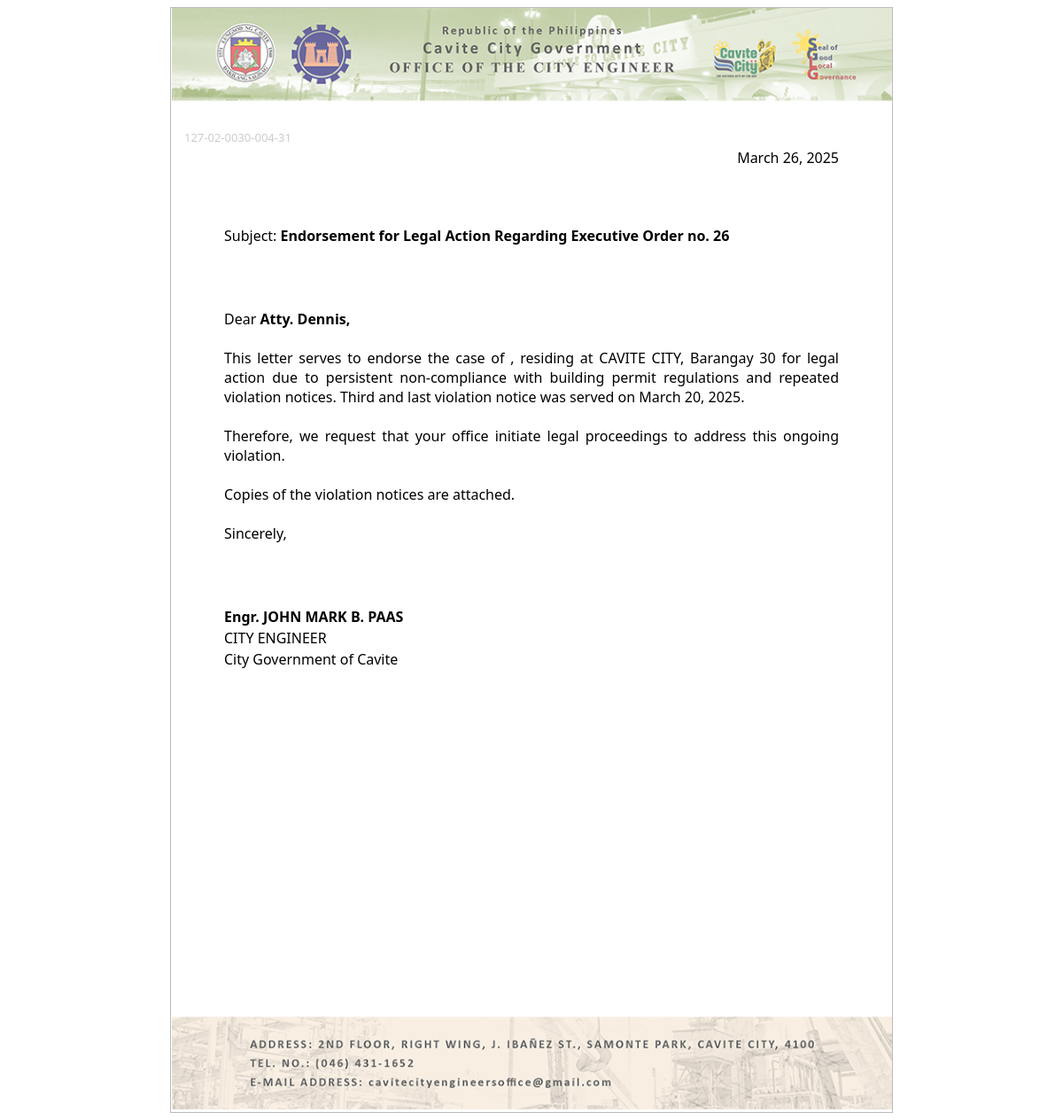
Page /print_pending_notice/1719 (signed in) on the committed database.
### ONS/models.py (models this page shows, shortened)
class building_record(models.Model):
    BRGY_CHOICES = (
        ('1','1 (HEN. M. ALVAREZ)'),
        ('2','2 (C. TIRONA)'),
        ('3','3 (HEN. E. AGUINALDO)'),
        ('4','4 (HEN. M. TRIAS)'),
        ('5','5 (HEN. E. EVANGELISTA)'),
        ('6','6 (DIEGO SILANG)'),
        ('7','7 (KAPITAN KONG)'),
        ('8','8 (MANUEL S. ROJAS)'),
        ('9','9 (KANAWAY)'),
        ('10','10 (KINGFISHER)'),
        ('10A','10-A (KINGFISHER-A)'),
        ('10B','10-B (KINGFISHER-B)'),
        ('11','11 (LAWIN)'),
        ('12','12 (LOVE BIRD)'),
        ('13','13 (AGUILA)'),
        ('14','14 (LORO)'),
        ('15','15 (KILYAWAN)'),
        ('16','16 (MARTINES)'),
        ('17','17 (KALAPATI)'),
        ('18','18 (MAYA)'),
        ('19','19 (GEMINI)'),
        ('20','20 (VIRGO)'),
        ('21','21 (SCORPIO)'),
        ('22','22 (LEO)'),
        ('22A','22-A (LEO A)'),
        ('23','23 (AQUARIUS)'),
        ('24','24 (LIBRA)'),
        ('25','25 (CAPRICORN)'),
        ('26','26 (CANCER)'),
        ('27','27 (SAGITARIUS)'),
        ('28','28 (TAURUS)'),
        ('29','29 (LAO-LAO)'),
        ('29A','29-A (LAO-LAO A)'),
        ('30','30 (BID-BID)'),
        ('31','31 (MAYA-MAYA)'),
        ('32','32 (SALAY-SALAY)'),
        ('33','33 (BUWAN-BUWAN)'),
        ('34','34 (LAPU-LAPU)'),
        ('35','35 (HASA-HASA)'),
        ('36','36 (SAP-SAP)'),
        ('36A','36-A (SAP-SAP A)'),
        ('37','37 (CADENA DE AMOR)'),
        ('37A','37-A (CADENA DE AMOR A)'),
        ('38','38 (SAMPAGUITA)'),
        ('38A','38-A (SAMPAGUITA A)'),
        ('39','39 (JASMIN)'),
        ('40','40 (GUMAMELA)'),
        ('41','41 (ROSAL)'),
        ('42','42 (PINAGBUKLOD)'),
        ('42A','42-A (PINAGBUKLOD A)'),
        ('42B','42-B (PINAGBUKLOD B)'),
        ('42C','42-C (PINAGBUKLOD C)'),
        ('43','43 (PINAGPALA)'),
        ('44','44 (MALIGAYA)'),
        ('45','45 (KAUNLARAN)'),
        ('45A','45-A (KAUNLARAN A)'),
        ('46','46 (SINAGTALA)'),
        ('47','47 (PAGKAKAISA)'),
        ('47A','47-A (PAGKAKAISA A)'),
        ('47B','47-B (PAGKAKAISA B)'),
        ('48','48 (NARRA)'),
        ('48A','48-A (NARRA A)'),
        ('49','49 (AKASYA)'),
        ('49A','49-A (AKASYA A)'),
        ('50','50 (KABALYERO)'),
        ('51','51 (KAMAGONG)'),
        ('52','52 (IPIL)'),
        ('53','53 (YAKAL)'),
        ('53A','53-A (YAKAL A)'),
        ('53B','53-B (YAKAL B)'),
        ('54','54 (PECHAY)'),
        ('54A','54-A (PECHAY A)'),
        ('55','55 (AMPALAYA)'),
        ('56','56 (LABANOS)'),
        ('57','57 (REPOLYO)'),
        ('58','58 (PATOLA)'),
        ('58A','58-A (PATOLA A)'),
        ('59','59 (SITAW)'),
        ('60','60 (LETSUGAS)'),
        ('61','61 (TALONG)'),
        ('61A','61-A (TALONG A)'),
        ('062','62 (KANGKONG)'),
        ('62A','62-A (KANGKONG A)'),
        ('62B','62-B (KANGKONG B)')
    )
    DISTRICT = (
        ('1', '(1) DALAHICAN/STA. CRUZ'), # first element in tuple will be saved in database, 2nd is in form for user to view
        ('2', '(2) CARIDAD'),
        ('3', '(3) SAN ANTONIO'),
        ('4', '(4) SAN ROQUE')
    )
    STATUS = (
        ('COMPLIED', 'COMPLIED'), # first element in tuple will be saved in database, 2nd is in form for user to view
        ('LOT OWNER CONSENT', 'LOT OWNER CONSENT'),
        ('NONCOMPLIANT', 'NONCOMPLIANT'),
        ('PROCESSING', 'PROCESSING'),
        ('REASSESSMENT', 'REASSESSMENT')
    )
    created_at = models.DateTimeField(auto_now_add=True, null=True)
    created_by = models.ForeignKey(User, on_delete=models.CASCADE, related_name='building_records', null=True, blank=True)
    cavite_pin = models.CharField(max_length=3, blank=False, null=False, default=127)
    district_pin = models.CharField(max_length=2, choices=DISTRICT)
    brgy_pin = models.CharField(max_length=4, choices=BRGY_CHOICES)
    section_pin = models.CharField(max_length=3, blank=False, null=False)
    lot_pin = models.CharField(max_length=2, blank=False, null=False)
    building_pin = models.CharField(max_length=4, blank=True, null=True)
    pin_number = models.CharField(max_length=23, blank=True, null=True)
    lot_owner = models.CharField(max_length=350, blank=True, null=True)
    building_owner = models.CharField(max_length=350, blank=True, null=True)
    address = models.CharField(max_length=150, blank=True, null=True)
    contact_number = models.CharField(max_length=11, blank=True, null=True)
    occupancy_permit = models.CharField(max_length=25, blank=True, null=True)
    electrical_permit = models.CharField(max_length=25, blank=True, null=True)
    first_notice_date = models.DateField(null=True, blank=True)
    status = models.CharField(max_length=50, blank=True, choices=STATUS)
    comment =   models.CharField(max_length=50, blank=True, null=True)
    second_notice_date = models.DateField(null=True, blank=True)
    second_status = models.CharField(null=True,max_length=50, blank=True, choices=STATUS)
    second_comment =   models.CharField(max_length=50, blank=True, null=True)
    third_notice_date = models.DateField(null=True, blank=True)
    third_status = models.CharField(null=True,max_length=50, blank=True, choices=STATUS)
    third_comment =   models.CharField(max_length=50, blank=True, null=True)
    for_legal_notice_date = models.DateField(null=True, blank=True)
    for_legal_status = models.CharField(null=True,max_length=50, blank=True, choices=STATUS)
    for_legal_comment =   models.CharField(max_length=50, blank=True, null=True)
    final_status = models.CharField(max_length=23, blank=True, null=True)
    first_notice_print_history = models.CharField(max_length=50, blank=True, null=True)
    second_notice_print_history = models.CharField(max_length=50, blank=True, null=True)
    second_notice_print_date = models.DateField(null=True, blank=True)
    third_notice_print_history = models.CharField(max_length=50, blank=True, null=True)
    third_notice_print_date = models.DateField(null=True, blank=True)
    for_legal_notice_print_history = models.CharField(max_length=50, blank=True, null=True)
    for_legal_notice_print_date = models.DateField(null=True, blank=True)
    date_complied =  models.DateField(null=True, blank=True)
    date_final_status = models.DateField(null=True, blank=True)
    history = HistoricalRecords()

class Signatories(models.Model):
    signatory = models.CharField(max_length=50, blank=True)
    position = models.CharField(max_length=50, blank=True)

### ONS/views.py (the view)
# urls.py: path('print_pending_notice/<int:pk>', views.print_pending_notice, name='print_pending_notice'),
def print_pending_notice(request, pk):
    if not request.user.is_authenticated:
        messages.warning(request, "You must be logged in to view the page.")
        return redirect('login_page')
    compare_date = datetime.strptime("3/25/2025", "%m/%d/%Y").date()
    today = timezone.localtime(timezone.now()).date()
    record = building_record.objects.get(id=pk)
    signatory = Signatories.objects.all()
    request.session['pin_number'] = record.pin_number
    print(record.pin_number)
    context = {
        'record': record,
        'today': today,
        'signatory': signatory,
        'compare_date': compare_date,
    }
    return render(request, 'print_pending_notice.html', context)

### ONS/context_processors.py (called while the page is built)
def global_no_of_notice(request):
    if request.user.is_authenticated:
        today = timezone.localtime(timezone.now()).date()
        no_of_notice = building_record.objects.filter(
            (Q(second_status="NONCOMPLIANT") & Q(second_notice_date=today) & Q(second_notice_print_history="")) |
            (Q(third_status="NONCOMPLIANT") & Q(third_notice_date=today) & Q(third_notice_print_history="")) |
            (Q(for_legal_status="NONCOMPLIANT") & Q(for_legal_notice_date=today) & Q(for_legal_notice_print_history=""))
        ).count()
    else:
        no_of_notice = 0
    return {'no_of_notice': no_of_notice}

def global_no_of_pending_notice(request):
    if request.user.is_authenticated:
        today = timezone.localtime(timezone.now()).date()
        compare_date = datetime.strptime("3/25/2025", "%m/%d/%Y").date()
        no_of_pending_notice = building_record.objects.filter(
        (Q(second_notice_date__gte=compare_date) & Q(second_notice_date__lt=today) & Q(second_status="NONCOMPLIANT") & Q(second_notice_print_history="")) |
        (Q(third_notice_date__gte=compare_date) & Q(third_notice_date__lt=today) & Q(third_status="NONCOMPLIANT") & Q(third_notice_print_history="")) |
        (Q(for_legal_notice_date__gte=compare_date) & Q(for_legal_notice_date__lt=today) & Q(for_legal_status="NONCOMPLIANT") & Q(for_legal_notice_print_history=""))
        ).count()
    else:
        no_of_pending_notice = 0
    return {'no_of_pending_notice': no_of_pending_notice}

### ONS/templates/print_pending_notice.html (shortened to what this page needs)
{% load static %}
<!DOCTYPE html>
<html lang="en">
<head>
</head>
{% if record.for_legal_notice_date >= compare_date and record.for_legal_notice_date < today and record.for_legal_notice_print_history == ""  %}
    <div class="container">
        <div class="image-wrapper" style="margin-bottom: -30px;">
            <img src="{% static 'ONS/header & footer1.png' %}" alt="CEO Image" style="width: 8.4650in; height: auto; margin-right: -1px;" />
        </div>
        <div class="content">
            <body>
                <div style="padding: 60px; text-align: right;">
                    {{ record.for_legal_notice_date }}
                </div>
                <div style="padding: 60px; margin-top: -70px;">
                    <p>
                    Subject: <strong>Endorsement for Legal Action Regarding Executive Order no. 26</strong>
                    </p>
                </div>
                <div style="padding: 60px; margin-top: -80px;">
                    <p>
                    Dear <strong>Atty. Dennis,</strong>
                    </p>
                </div>
                <div style="padding: 60px; margin-top: -130px; text-align: justify;">
                    <p>
                        This letter serves to endorse the case of {{ record.building_owner }}, residing at {{ record.address }}, Barangay {{ record.brgy_pin }}
                        for legal action due to persistent non-compliance with building permit regulations and repeated violation notices.
                        Third and last violation notice was served on {{ record.third_notice_date }}.
                    </p>
                </div>
                <div style="padding: 60px; margin-top: -130px; text-align: justify;">
                    <p>
                        Therefore, we request that your office initiate legal proceedings to address this ongoing violation.
                    </p>
                </div>
                <div style="padding: 60px; margin-top: -130px; text-align: justify;">
                    <p>
                        Copies of the violation notices are attached.
                    </p>
                </div>
                <div style="padding: 60px; margin-top: -130px; text-align: justify;">
                    <p>
                        Sincerely,
                    </p>
                </div>
                <div style="padding: 60px; margin-top: -80px; text-align: justify;">
                    <p>
                            <strong> Engr.
                                {% for signatory in signatory %}
                                    {{ signatory.signatory }}
                                {% endfor %}
                            </strong>
                    </p>
                </div>
                <div style="padding: 60px; margin-top: -150px; text-align: justify;">
                    <p>
                        {% for signatory in signatory %}
                            {{ signatory.position }}
                        {% endfor %}
                    </p>
                </div>
                <div style="padding: 60px; margin-top: -150px; text-align: justify;">
                    <p>
                        City Government of Cavite
                    </p>
                </div>
                <p class="small-font pin-container" style="text-align: left; opacity: 0.2; margin-left: 15px; margin-top: -685px;">
                    {{ record.pin_number }}
                </p>
            </body>
        </div>
    </div>
{% endif %}
</html>

### ONS/templates/print_pending_notice.html (style rules this page uses)
.container { width: 8.5in; height: 13in; border: 1px solid #bababa; box-sizing: border-box; margin: 0 auto; }
.content { margin-top: -1150px; position: relative; z-index: 2; }
body { font-family: 'Segoe UI', Tahoma, sans-serif; }
.image-wrapper { text-align: center; }
.small-font { font-size: 13px; margin-bottom: -10px; }

### rows in the picture
building_record: for_legal_notice_date "March 26, 2025", address "CAVITE CITY", brgy_pin "30", third_notice_date "March 20, 2025", pin_number "127-02-0030-004-31"
Signatories: signatory "JOHN MARK B. PAAS", position "CITY ENGINEER"
